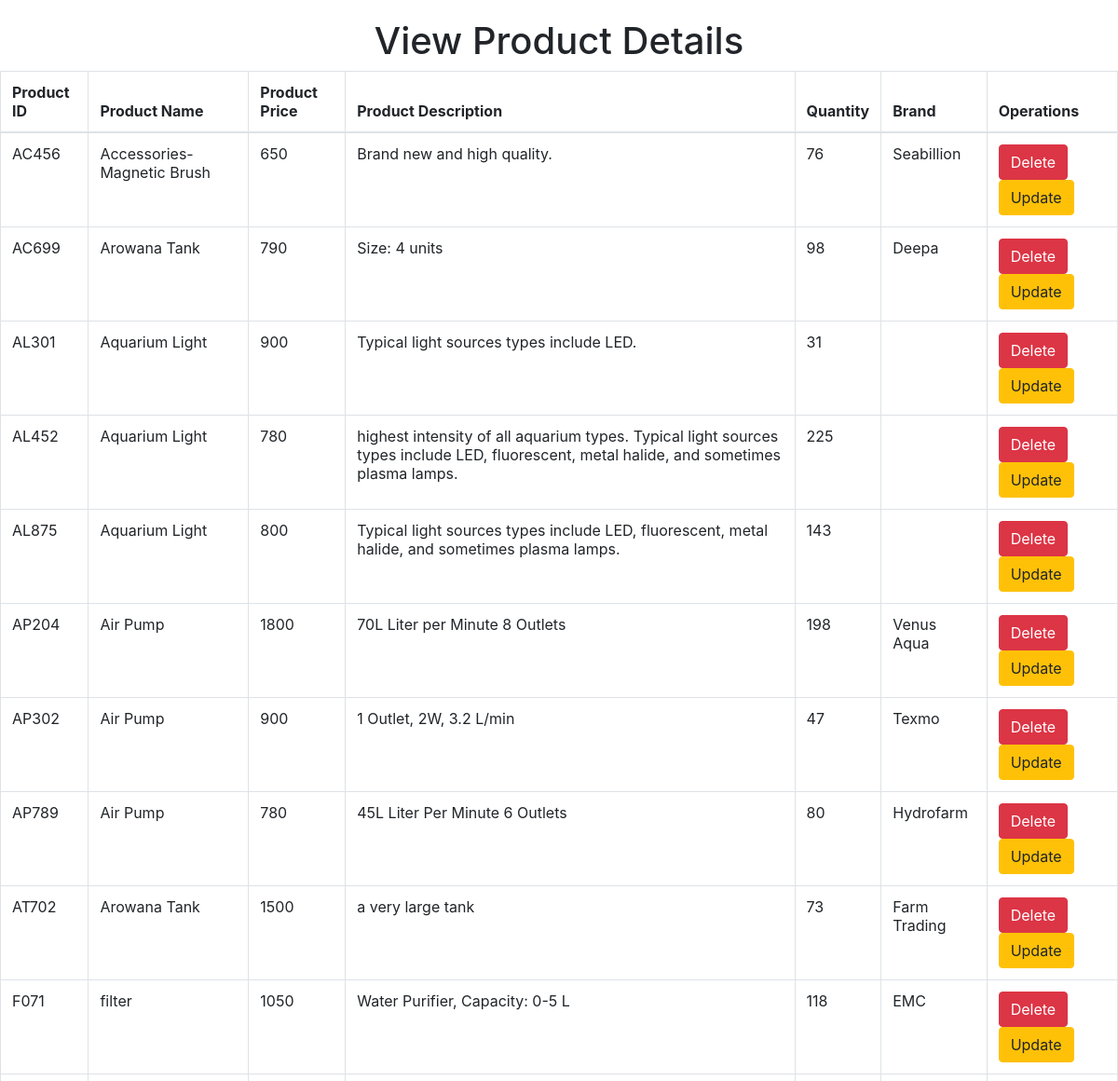
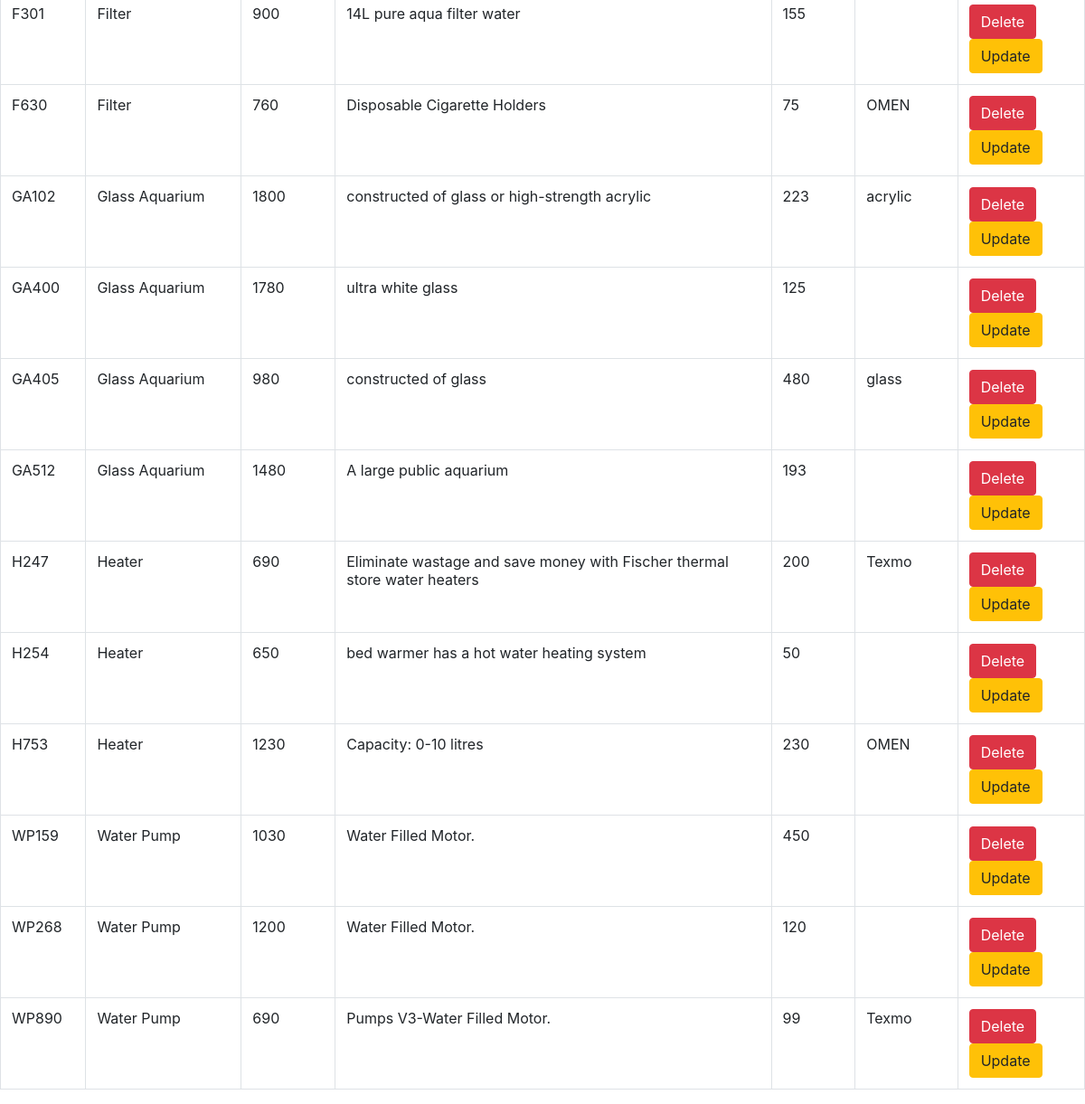
The app's page /index.php/dashboard/productdatabaseview with its own data (2 pictures, top to bottom).
### tables this page shows
CREATE TABLE `producttable` (
  `id` varchar(30) NOT NULL,
  `product_name` varchar(30) NOT NULL,
  `product_price` int(11) NOT NULL,
  `product_desc` varchar(200) DEFAULT NULL,
  `product_img` varchar(300) DEFAULT NULL,
  `quantity` int(11) NOT NULL,
  `status` int(11) NOT NULL,
  `brand` varchar(30) NOT NULL
);

### application/controllers/Dashboard.php (called while the page is built, shortened)
<?php
class Dashboard extends CI_Controller {
    public function productdatabaseview()
    {
        $this->load->helper('url');
		$this->load->model('productsmodel');
		$data['productdetails'] = $this->productsmodel->viewproducts();
		$this->load->view('productdatabaseview',$data);
    }
}

### index.php (called while the page is built, shortened)
<?php
require_once BASEPATH.'core/CodeIgniter.php';

### application/models/productsmodel.php (called while the page is built, shortened)
<?php
class productsmodel extends CI_Model {
        public function viewproducts()
        {
                $query = $this->db->get('producttable');
                return $query->result_array();
        }
        }

### application/views/productdatabaseview.php (the view, shortened to what this page needs)
<link rel="stylesheet" href="https://stackpath.bootstrapcdn.com/bootstrap/4.3.1/css/bootstrap.min.css">
<h1 style="text-align: center; margin-top: 20px"> View Product Details</h1>
<table class="table table-hover table-bordered">
<thead>
  <tr>
    <th scope="col">Product ID</th>
    <th scope="col">Product Name</th>
    <th scope="col">Product Price</th>
    <th scope="col">Product Description</th>
    <th scope="col">Quantity</th>
    <th scope="col">Brand</th>
    <th scope="col">Operations</th>
  </tr>
</thead>
<tbody>
<?php
    foreach ($productdetails as $key => $value){
        echo '<tr><td>'.$value['id'].'</td>
        <td>'.$value['product_name'].'</td>
        <td>'.$value['product_price'].'</td>
        <td>'.$value['product_desc'].'</td>
        <td>'.$value['quantity'].'</td>
        <td>'.$value['brand']."</td>
        <td><a class='btn btn-danger' role='button' href='/cishop/index.php/Dashboard/delete/".$value['id']."'>Delete</a>
        <a class='btn btn-warning' role='button' href='/cishop/index.php/Dashboard/passtoupdateform/".$value['id']."'>Update</a></td>
        </td></tr>";
    }
?>
  </tbody>
</table>

### records on screen
producttable: id "AC456", product_name "Accessories-Magnetic Brush", product_price "650", product_desc "Brand new and high quality.", quantity "76", brand "Seabillion"
producttable: id "AC699", product_name "Arowana Tank", product_price "790", product_desc "Size: 4 units", quantity "98", brand "Deepa"
producttable: id "AL301", product_name "Aquarium Light", product_price "900", product_desc "Typical light sources types include LED.", quantity "31"
producttable: id "AL452", product_name "Aquarium Light", product_price "780", product_desc "highest intensity of all aquarium types. Typical light sources types include LED, fluorescent, metal halide, and sometimes plasma lamps.", quantity "225"
producttable: id "AL875", product_name "Aquarium Light", product_price "800", product_desc "Typical light sources types include LED, fluorescent, metal halide, and sometimes plasma lamps.", quantity "143"
producttable: id "AP204", product_name "Air Pump", product_price "1800", product_desc "70L Liter per Minute 8 Outlets", quantity "198", brand "Venus Aqua"
producttable: id "AP302", product_name "Air Pump", product_price "900", product_desc "1 Outlet, 2W, 3.2 L/min", quantity "47", brand "Texmo"
producttable: id "AP789", product_name "Air Pump", product_price "780", product_desc "45L Liter Per Minute 6 Outlets", quantity "80", brand "Hydrofarm"
producttable: id "AT702", product_name "Arowana Tank", product_price "1500", product_desc "a very large tank", quantity "73", brand "Farm Trading"
producttable: id "F071", product_name "filter", product_price "1050", product_desc "Water Purifier, Capacity: 0-5 L", quantity "118", brand "EMC"
producttable: id "F301", product_name "Filter", product_price "900", product_desc "14L pure aqua filter water", quantity "155"
producttable: id "F630", product_name "Filter", product_price "760", product_desc "Disposable Cigarette Holders", quantity "75", brand "OMEN"
producttable: id "GA102", product_name "Glass Aquarium", product_price "1800", product_desc "constructed of glass or high-strength acrylic", quantity "223", brand "acrylic"
producttable: id "GA400", product_name "Glass Aquarium", product_price "1780", product_desc "ultra white glass", quantity "125"
producttable: id "GA405", product_name "Glass Aquarium", product_price "980", product_desc "constructed of glass", quantity "480", brand "glass"
producttable: id "GA512", product_name "Glass Aquarium", product_price "1480", product_desc "A large public aquarium", quantity "193"
producttable: id "H247", product_name "Heater", product_price "690", product_desc "Eliminate wastage and save money with Fischer thermal store water heaters", quantity "200", brand "Texmo"
producttable: id "H254", product_name "Heater", product_price "650", product_desc "bed warmer has a hot water heating system", quantity "50"
producttable: id "H753", product_name "Heater", product_price "1230", product_desc "Capacity: 0-10 litres", quantity "230", brand "OMEN"
producttable: id "WP159", product_name "Water Pump", product_price "1030", product_desc "Water Filled Motor.", quantity "450"
producttable: id "WP268", product_name "Water Pump", product_price "1200", product_desc "Water Filled Motor.", quantity "120"
producttable: id "WP890", product_name "Water Pump", product_price "690", product_desc "Pumps V3-Water Filled Motor.", quantity "99", brand "Texmo"
